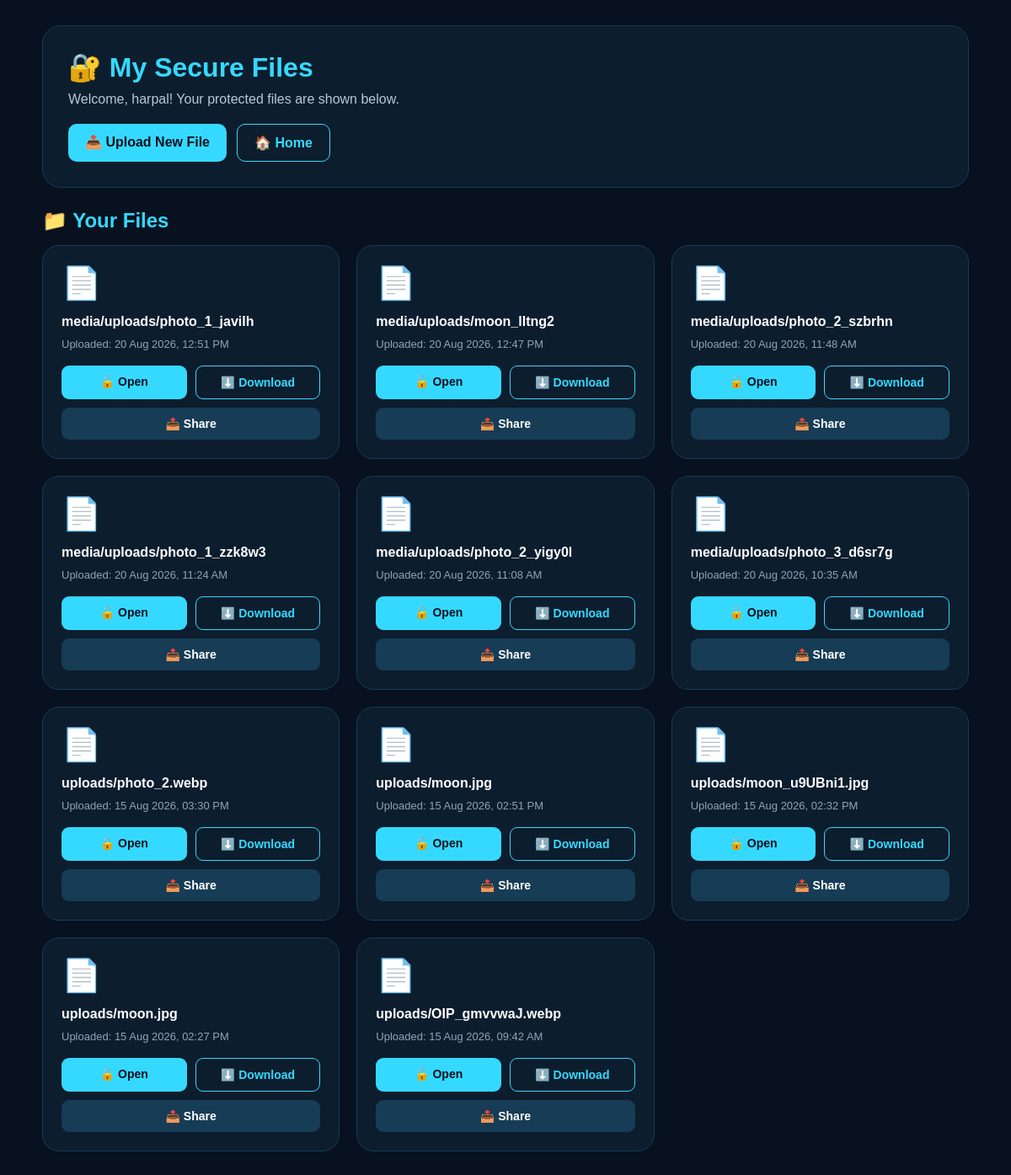
Screenshot of /dashboard/ (signed in) with the database file from the repository.
### website/models.py (models this page shows, shortened)
class UploadedFile(models.Model):
    owner = models.ForeignKey(
        User,
        on_delete=models.CASCADE,
        null=True,
        blank=True
    )
    file = models.FileField(upload_to="uploads/")
    uploaded_at = models.DateTimeField(auto_now_add=True)
    password = models.CharField(max_length=24)

### website/views.py (the view)
# urls.py: path('dashboard/', dashboard, name='dashboard'),
@login_required
def dashboard(request):
    files = UploadedFile.objects.filter(
        owner=request.user
    ).order_by("-uploaded_at")
    return render(
        request,
        "website/dashboard.html",
        {
            "files": files
        }
    )

### website/templates/website/dashboard.html (shortened to what this page needs)
<!DOCTYPE html>
<html lang="en">
<head>
</head>
<body>
<div class="container">
    <div class="header">
        <h1>🔐 My Secure Files</h1>
        <p class="welcome">
            Welcome, {{ request.user.username }}!
            Your protected files are shown below.
        </p>
        <div class="top-buttons">
            <a href="{% url 'upload_file' %}" class="upload-btn">
                📤 Upload New File
            </a>
            <a href="/" class="home-btn">
                🏠 Home
            </a>
        </div>
    </div>
    <h2 class="files-title">
        📁 Your Files
    </h2>
    {% if files %}
        <div class="files">
            {% for file in files %}
                <div class="file-card">
                    <div class="file-icon">
                        📄
                    </div>
                    <div class="file-name">
                        {{ file.file.name }}
                    </div>
                    <div class="date">
                        Uploaded:
                        {{ file.uploaded_at|date:"d M Y, h:i A" }}
                    </div>
                    <div class="actions">
                        <a
                            href="{% url 'protected_file' file.id %}"
                            class="open"
                        >
                            🔓 Open
                        </a>
                        <a
                            href="{% url 'protected_file' file.id %}"
                            class="download"
                        >
                            ⬇️ Download
                        </a>
                        <a
                            href="{% url 'protected_file' file.id %}"
                            class="share"
                            onclick="shareFile(event, this.href)"
                        >
                            📤 Share
                        </a>
                    </div>
                </div>
            {% endfor %}
        </div>
    {% endif %}
</div>
</body>
</html>

### website/templates/website/dashboard.html (style rules this page uses)
* { margin: 0; padding: 0; box-sizing: border-box; font-family: Arial, sans-serif; }
body { min-height: 100vh; background: #07111f; color: white; padding: 30px; }
.container { max-width: 1100px; margin: auto; }
.header { background: #0c1d2e; border: 1px solid #173c55; border-radius: 22px; padding: 30px; margin-bottom: 25px; }
h1 { color: #35d9ff; margin-bottom: 10px; }
.welcome { color: #b7c8d9; }
.top-buttons { margin-top: 20px; display: flex; gap: 12px; flex-wrap: wrap; }
.top-buttons a { text-decoration: none; padding: 12px 20px; border-radius: 10px; font-weight: bold; }
.upload-btn { background: #35d9ff; color: #07111f; }
.home-btn { border: 1px solid #35d9ff; color: #35d9ff; }
.files-title { margin: 25px 0 15px; color: #35d9ff; }
.files { display: grid; grid-template-columns: repeat(auto-fit, minmax(280px, 1fr)); gap: 20px; }
.file-card { background: #0c1d2e; border: 1px solid #173c55; border-radius: 20px; padding: 22px; transition: 0.25s; }
.file-icon { font-size: 38px; margin-bottom: 15px; }
.file-name { color: white; font-weight: bold; word-break: break-word; margin-bottom: 10px; }
.date { color: #8fa5b8; font-size: 13px; margin-bottom: 18px; }
.actions { display: grid; grid-template-columns: 1fr 1fr; gap: 10px; }
.actions a { text-align: center; text-decoration: none; padding: 11px 8px; border-radius: 9px; font-size: 14px; font-weight: bold; }
.open { background: #35d9ff; color: #07111f; }
.download { border: 1px solid #35d9ff; color: #35d9ff; }
.share { grid-column: 1 / -1; background: #173c55; color: white; }

### rows the page displays
UploadedFile: file.name "media/uploads/photo_1_javilh", uploaded_at "20 Aug 2026, 12:51 PM"
UploadedFile: file.name "media/uploads/moon_lltng2", uploaded_at "20 Aug 2026, 12:47 PM"
UploadedFile: file.name "media/uploads/photo_2_szbrhn", uploaded_at "20 Aug 2026, 11:48 AM"
UploadedFile: file.name "media/uploads/photo_1_zzk8w3", uploaded_at "20 Aug 2026, 11:24 AM"
UploadedFile: file.name "media/uploads/photo_2_yigy0l", uploaded_at "20 Aug 2026, 11:08 AM"
UploadedFile: file.name "media/uploads/photo_3_d6sr7g", uploaded_at "20 Aug 2026, 10:35 AM"
UploadedFile: file.name "uploads/photo_2.webp", uploaded_at "15 Aug 2026, 03:30 PM"
UploadedFile: file.name "uploads/moon.jpg", uploaded_at "15 Aug 2026, 02:51 PM"
UploadedFile: file.name "uploads/moon_u9UBni1.jpg", uploaded_at "15 Aug 2026, 02:32 PM"
UploadedFile: file.name "uploads/moon.jpg", uploaded_at "15 Aug 2026, 02:27 PM"
UploadedFile: file.name "uploads/OIP_gmvvwaJ.webp", uploaded_at "15 Aug 2026, 09:42 AM"

### other values shown
{{ request.user.username }} "harpal"
